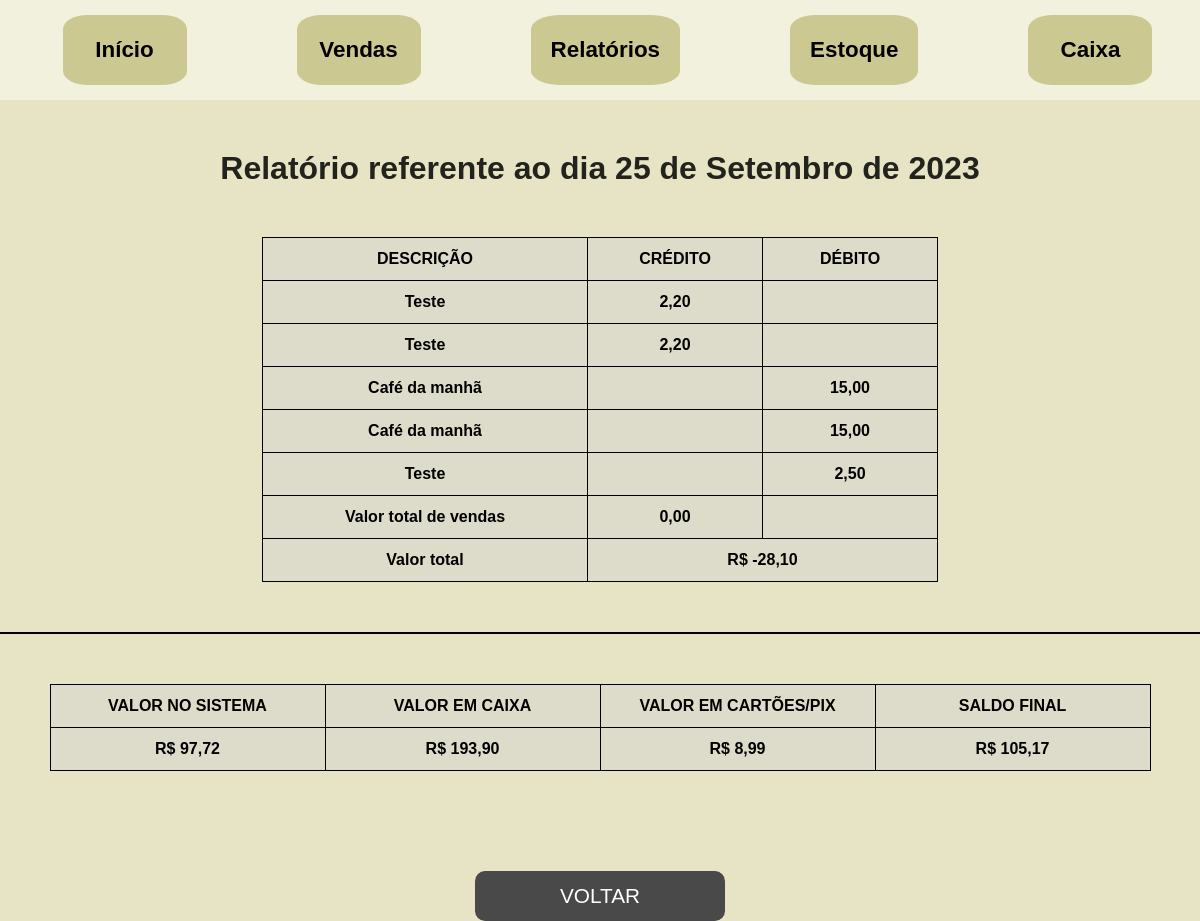
Screenshot of /relatoriocaixa/6 with the database file from the repository.
### sistema/models.py (models this page shows, shortened)
class Credito(models.Model):
    relatorio_caixa = models.ForeignKey("RelatorioCaixa", related_name="credito", on_delete=models.CASCADE, null=True, blank=True)
    descricao = models.CharField(max_length=100)
    valor = models.DecimalField(max_digits=10, decimal_places=2)
    def __str__(self):
        return self.descricao

class Debito(models.Model):
    relatorio_caixa = models.ForeignKey("RelatorioCaixa", related_name="debito", on_delete=models.CASCADE)
    descricao = models.CharField(max_length=100)
    valor = models.DecimalField(max_digits=10, decimal_places=2)
    def __str__(self):
        return self.descricao

class RelatorioVendas(models.Model):
    data = models.DateTimeField(default=timezone.now)
    valorfinal = models.DecimalField(max_digits=10, decimal_places=2, null=True, blank=True)

class RelatorioCaixa(models.Model):
    valorSistema = models.DecimalField(max_digits=10, decimal_places=2, null=True, blank=True)
    valorCaixa = models.DecimalField(max_digits=10, decimal_places=2, null=True, blank=True)
    valorCartao = models.DecimalField(max_digits=10, decimal_places=2, null=True, blank=True)
    saldoFinal = models.DecimalField(max_digits=10, decimal_places=2, null=True, blank=True)
    data = models.DateTimeField(default=timezone.now)

### sistema/views.py (the view)
# urls.py: path('relatoriocaixa/<int:pk>', RelatorioDeCaixa.as_view(), name="relatoriocaixa"),
class RelatorioDeCaixa(DetailView):
    template_name = "relatorioCaixa.html"
    model = RelatorioCaixa
    def get_context_data(self, **kwargs):
        try:
            context = super().get_context_data(**kwargs)
            relatorio = self.get_object()
            date = relatorio.data.date()
            relatorio_venda = get_object_or_404(RelatorioVendas, data__date=date)
            valor_total_vendas = relatorio_venda.valorfinal
        except Exception as e:
            valor_total_vendas = 0
        context['valor_total_vendas'] = valor_total_vendas
        try:
            valorcredito = relatorio.credito.aggregate(Sum('valor'))['valor__sum'] or 0
            valordebito = relatorio.debito.aggregate(Sum('valor'))['valor__sum'] or 0
        except Exception as e:
            valorcredito = 0
            valordebito = 0
        valor_total = (valor_total_vendas + valorcredito) - valordebito
        context['valor_total'] = valor_total
        context['data'] = date
        return context

### sistema/templates/relatorioCaixa.html (shortened to what this page needs)
{% extends 'base.html' %}
{% load static %}
{% block content %}
<div>
    <div style="height: 50px;">
    </div>
    <h1 class="title-report-store-cashier">Relatório referente ao dia {{ data }}</h1>
    <table>
        <tr>
            <th style="width: 300px;">DESCRIÇÃO <th style="width: 150px;">CRÉDITO<th style="width: 150px;">DÉBITO
        </tr>
        {% for credit in object.credito.all %}
        <tr>
            <th>{{ credit }} <th>{{ credit.valor|floatformat:"2" }}<th>
        </tr>
        {% endfor %}
        {% for debit in object.debito.all %}
        <tr>
            <th>{{ debit }} <th><th>{{ debit.valor|floatformat:"2" }}
        </tr>
        {% endfor %}
        <tr>
            <th>Valor total de vendas<th>{{ valor_total_vendas|floatformat:"2" }}<th>
        </tr>
        <tr>
            <th>Valor total<th colspan="2"> R$ {{ valor_total|floatformat:"2" }}
        </tr>
    </table>
    <div style='background-color: black; height:2px; margin-top:50px; margin-bottom:50px;'>
    </div>
    <table>
        <tr>
            <th>VALOR NO SISTEMA<th>VALOR EM CAIXA<th>VALOR EM CARTÕES/PIX<th>SALDO FINAL
        </tr>
        <tr>
            <th style="width: 250px;">R$ {{ object.valorSistema|floatformat:"2" }}<th style="width: 250px;">R$ {{ object.valorCaixa|floatformat:"2" }}<th style="width: 250px;">R$ {{ object.valorCartao|floatformat:"2" }}<th style="width: 250px;">R$ {{ object.saldoFinal|floatformat:"2" }}
        </tr>
    </table>
<div class="div-botao-voltar">
    <a href="{% url 'sistema:relatorios' %}">
    <button class="btn-voltar">
        VOLTAR
    </button>
</a>
</div>
</div>
{% endblock %}

### static/css/style.css (style rules this page uses)
* { margin:0; padding: 0; font-family: Arial, Helvetica, sans-serif; }
body { background-color:#e6e4c4; }
table { height:20px; border-collapse: collapse; background-color: rgba(209, 209, 209, 0.438); margin:auto; }
td, th { border: 1px solid black; padding: 12px; }
.div-botao-voltar { display: flex; justify-content: center; margin-top: 100px; }
.btn-voltar { background-color: rgb(73, 73, 73); width: 250px; height: 50px; border-radius: 10px; border: none; cursor: pointer;color:white; text-decoration: none; text-align: center; font-size: 1.3rem; }
.title-report-store-cashier { text-align: center; margin-bottom: 50px; color: rgba(0, 0, 0, 0.849); }

### rows the page displays
Credito: descricao "Teste", valor "2,20"
Credito: descricao "Teste", valor "2,20"
Debito: descricao "Café da manhã", valor "15,00"
Debito: descricao "Café da manhã", valor "15,00"
Debito: descricao "Teste", valor "2,50"
RelatorioVendas: valorfinal "0,00"
RelatorioCaixa: valorSistema "97,72", valorCaixa "193,90", valorCartao "8,99", saldoFinal "105,17"

### other values shown
{{ data }} "25 de Setembro de 2023"
{{ valor_total|floatformat:"2" }} "-28,10"
